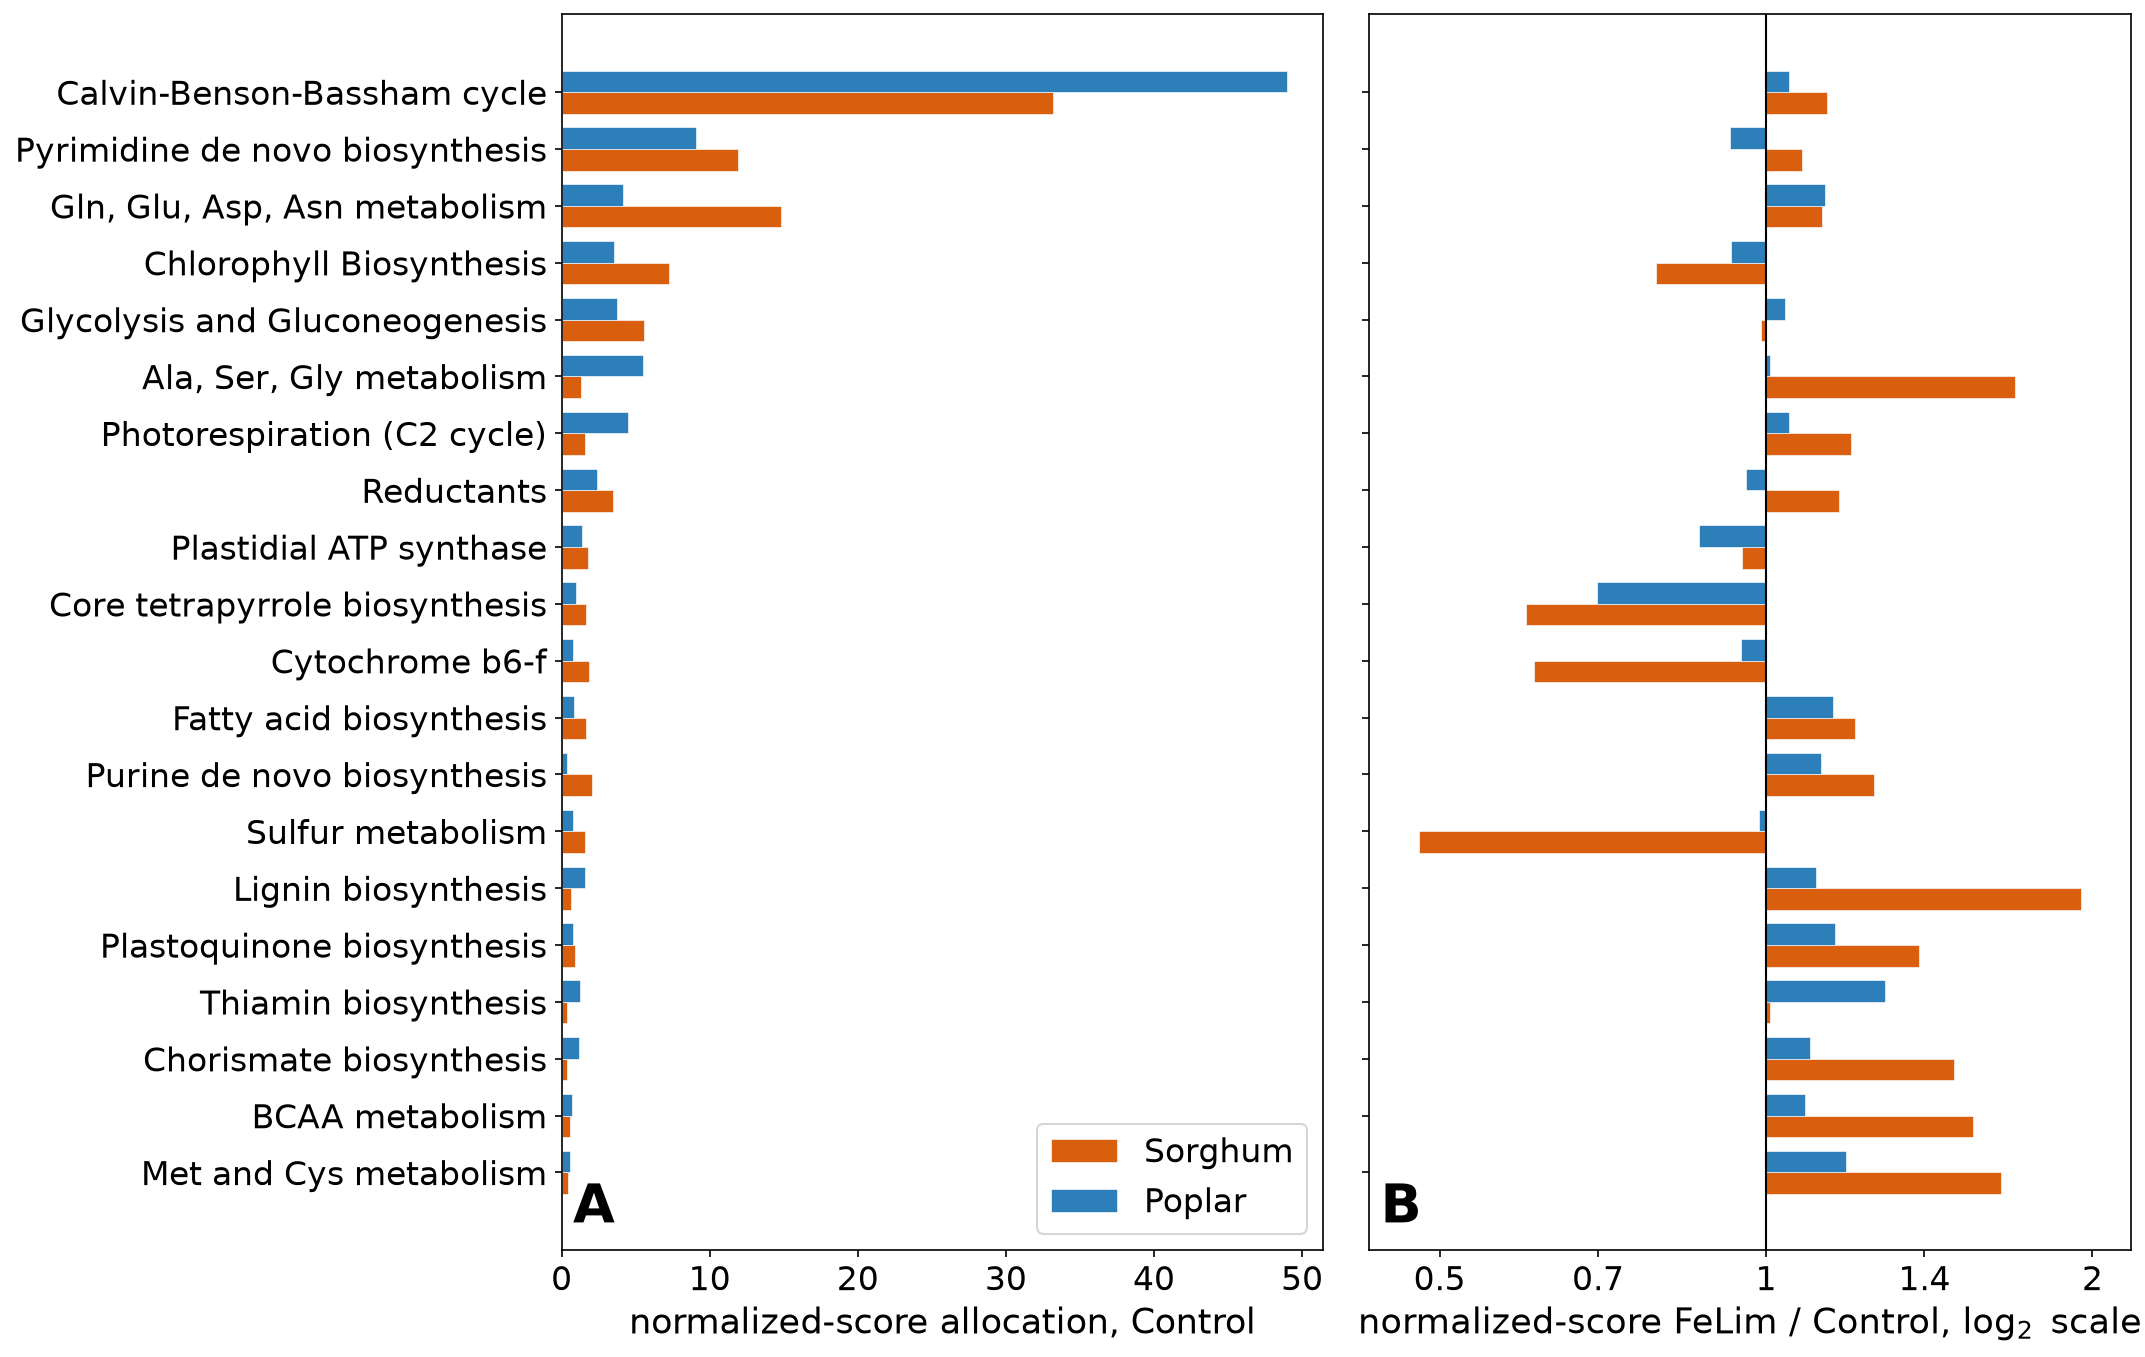

Python code for this plot:
#!/usr/bin/env python3
"""
What pool normalization BUYS (why we normalize, despite the transcript-coupling cost).

(A) Cross-species comparability: the two species' plastid proteome pools differ
    ~1.7x, so RAW reaction scores carry a species-scale offset - Sorghum looks
    systematically busier. Normalization (score / pool) removes it, putting C4
    Sorghum and C3 Poplar on a common 'share of proteome' scale.

(B) Prioritization under contraction: as the pool contracts under FeLim, a reaction
    that merely holds its raw transcript is GAINING share. The normalized
    FeLim/Control ratio (share change) by subsystem reveals what the plant protects
    while it downsizes - biology the raw score cannot show.

Reads the reaction-scoring molar fractions (transcript side only; independent of the
trained flux). Emits figure_normalization_benefit.png/.svg and tables/*.

Run: micromamba run -n bf-runtime python preprint_figures/figure_normalization_benefit.py
"""
import os, sys, collections, json, re, textwrap
sys.path.insert(0, os.path.join(os.path.dirname(os.path.abspath(__file__)), "figures_src"))
import numpy as np, pandas as pd
import matplotlib
matplotlib.use("Agg")
import matplotlib.pyplot as plt
from find_limiting_genes import load_molar
import carbon_flow as cf

SPECIES = ["Sorghum", "Poplar"]
OUT = os.path.join(os.path.dirname(os.path.abspath(__file__)), "tables")
SPC = {"Sorghum": "#d95f0e", "Poplar": "#2c7fb8"}


# Minimum share of the total Control reaction score a subsystem must hold to be
# eligible for panel B's reallocation ranking. Without a floor the ranking is
# dominated by subsystems holding 0.01-0.03% of the pool (proline metabolism,
# CDP-diacylglycerol biosynthesis), whose FeLim/Control ratios are noise.
# CLAUDE 2026-08-15: 0.5 -> 0.45. Methionine_and_cysteine_metabolism holds
# 0.499% of the pool, so a 0.5 cut excluded it by one thousandth of a point --
# even though it ranks 9th by the reallocation magnitude panel B actually plots
# (Sulfur_metabolism, which is shown, ranks 14th), and the Results contrast the
# two directly (sulfur 0.48 down, Met/Cys 1.65 up). Effect of the change is
# contained: it adds that one row and displaces Chlorophyll_Biosynthesis from
# topB, which still appears via topA. 19 rows -> 20.
MIN_SHARE_PCT = 0.45

_AA3 = {
    "alanine": "Ala", "arginine": "Arg", "asparagine": "Asn", "aspartate": "Asp",
    "cysteine": "Cys", "glutamate": "Glu", "glutamine": "Gln", "glycine": "Gly",
    "histidine": "His", "isoleucine": "Ile", "leucine": "Leu", "lysine": "Lys",
    "methionine": "Met", "phenylalanine": "Phe", "proline": "Pro", "serine": "Ser",
    "threonine": "Thr", "tryptophan": "Trp", "tyrosine": "Tyr", "valine": "Val",
}
# \b keeps 'Homomethionine' and 'Beta alanine' from being mangled into
# 'HomoMet' / 'Beta Ala' -- only free-standing amino acid names are replaced.
_AA_RE = re.compile(r"\b(" + "|".join(sorted(_AA3, key=len, reverse=True)) + r")\b", re.I)


def abstract_enzyme_map():
    """subsystem -> abstract_enzyme name, for subsystems that are a single enzyme.

    PlantSEED tags every role with the enzyme complex it belongs to. Where a
    whole subsystem resolves to exactly one such complex, that complex name is a
    cleaner, more precise axis label than the subsystem name: 'F0F1-type ATP
    synthase (plastidial)' becomes 'Plastidial ATP synthase' and 'Cytochrome
    b6-f complex (plastidial)' becomes 'Cytochrome b6-f'. Multi-enzyme
    subsystems (pathways) keep their own name and are absent from this map.
    """
    by_sub = collections.defaultdict(set)
    for r in json.load(open(cf._ROLES)):
        ae = r.get("abstract_enzyme")
        if not ae:
            continue
        for s in r.get("subsystems", []):
            by_sub[s].add(ae)
    return {s: next(iter(a)) for s, a in by_sub.items() if len(a) == 1}


_AEMAP = None

# The y-label column competes with the two panels for width, and at the font
# size needed for a half-page figure the longest names cost ~0.5in apiece.
# These two are the only ones long enough to matter; both abbreviations are
# conventional and are stated in the caption.
_TRIM = {
    "Photorespiration (oxidative C2 cycle)": "Photorespiration (C2 cycle)",
    "Branched-chain amino acid metabolism": "BCAA metabolism",
}


def _short(s, width=38):
    """Readable axis label: single-enzyme name, amino acids abbreviated, wrapped.

    The original version truncated at 30 chars, which severed five of the top
    rows mid-word ("Pyrimidine de novo biosynthesi"). Wrap instead, so every
    name is legible in full, and shorten honestly rather than by cutting:
    single-enzyme subsystems take their abstract_enzyme name, and spelled-out
    amino acids collapse to their three-letter codes.
    """
    global _AEMAP
    if _AEMAP is None:
        _AEMAP = abstract_enzyme_map()
    s = s or "(unassigned)"
    s = _AEMAP.get(s, s)
    s = s.replace("_", " ").replace("(plastidial)", "").strip()
    s = _AA_RE.sub(lambda m: _AA3[m.group(1).lower()], s)
    s = _TRIM.get(s, s)
    return "\n".join(textwrap.wrap(s, width=width)) or s


def primary_subsystem(base, smap):
    """Pick one subsystem label for a base reaction.

    PlantSEED annotates some reactions with several compartment variants of the
    same subsystem, and the map stores them sorted, so a bare subs[0] returns
    whichever sorts first. For rxn08173 (ATP synthase) that is the
    '(mitochondrial)' name even though this is a plastid-scoped model -- which
    put a mitochondrial ATP synthase row in a plastid figure. The model is
    plastidial, so prefer the plastidial variant when the reaction carries one.
    Subsystems with no plastidial sibling (e.g. Quinol oxidases) keep their own
    name.
    """
    subs = smap.get(base, [])
    if not subs:
        return "(unassigned)"
    plastidial = [s for s in subs if "(plastidial)" in s]
    return plastidial[0] if plastidial else subs[0]


def per_base(sp):
    """mean raw + relative score per base reaction, for Control and FeLim."""
    m = load_molar(sp)
    g = (m.groupby(["base_rxn", "treatment"])[["reaction_score", "relative_reaction_score"]]
         .mean().reset_index())
    return g


def subsystem_of(base, smap):
    return primary_subsystem(base, smap)


def main():
    os.makedirs(OUT, exist_ok=True)
    smap = cf.subsystem_map()

    # ---------- (A) cross-species allocation (only meaningful after normalization) ----------
    # Raw scores have no 'fraction of proteome' meaning and sum to different totals per
    # species (pools differ ~1.7x). Converting to proteome SHARE makes the C4-vs-C3
    # pathway allocation directly comparable. Show per-subsystem share (%).
    d = {sp: per_base(sp) for sp in SPECIES}
    ctl = {sp: d[sp][d[sp].treatment == "Control"].set_index("base_rxn") for sp in SPECIES}
    alloc = {}
    for sp in SPECIES:
        c = ctl[sp]
        by = collections.defaultdict(float)
        for b in c.index:
            by[primary_subsystem(b, smap)] += c.loc[b, "relative_reaction_score"]
        tot = sum(by.values()) or 1.0
        alloc[sp] = {k: 100 * v / tot for k, v in by.items()}
    # Build panel-B data (subsystem FeLim/Control ratios) up front, so both panels
    # can share the UNION of the subsystems each would otherwise select on its own.
    rows = []
    for sp in SPECIES:
        g = d[sp].pivot_table(index="base_rxn", columns="treatment",
                              values=["reaction_score", "relative_reaction_score"])
        g = g.dropna()
        for b, r in g.iterrows():
            sub = primary_subsystem(b, smap)
            rows.append(dict(species=sp, base=b, subsystem=sub,
                             raw_c=r[("reaction_score", "Control")], raw_f=r[("reaction_score", "FeLim")],
                             rel_c=r[("relative_reaction_score", "Control")],
                             rel_f=r[("relative_reaction_score", "FeLim")]))
    df = pd.DataFrame(rows)

    # Each panel nominates its own top-12 and BOTH panels show the union, ordered by
    # combined allocation so the rows align across A and B.
    #
    # A nominates by proteome-share allocation (Control) -- what it plots.
    # B must nominate by what IT plots: the magnitude of the FeLim/Control share
    # change. It previously nominated by summed raw score, which is allocation
    # before the per-species pool division -- so it ranked subsystems in the same
    # order as A, the union collapsed to 12, and the strongest reallocators were
    # never shown. Sulfur metabolism is the clearest casualty: rank 6 by
    # reallocation (Sorghum halves its share, 0.50, while Poplar holds at 0.98)
    # but rank 13 by size, so it fell just outside on both of the old criteria.
    topA_cand = sorted(set(alloc["Sorghum"]) | set(alloc["Poplar"]),
                       key=lambda s: -(alloc["Sorghum"].get(s, 0) + alloc["Poplar"].get(s, 0)))[:12]

    sz = df.groupby("subsystem")["raw_c"].sum()
    share_pct = 100 * sz / sz.sum()
    ratio = (df.groupby(["subsystem", "species"])[["rel_c", "rel_f"]].sum()
               .assign(r=lambda x: x.rel_f / x.rel_c)["r"].unstack("species"))
    # largest share change in either species, among subsystems big enough to trust
    maxdev = (ratio - 1.0).abs().max(axis=1, skipna=True)
    eligible = maxdev[share_pct.reindex(maxdev.index).fillna(0) >= MIN_SHARE_PCT]
    topB_cand = eligible.sort_values(ascending=False).head(12).index.tolist()

    subsystems = sorted(set(topA_cand) | set(topB_cand),
                        key=lambda s: -(alloc["Sorghum"].get(s, 0) + alloc["Poplar"].get(s, 0)))
    print(f"[rows] {len(subsystems)} = {len(topA_cand)} allocation "
          f"+ {len(topB_cand)} reallocation, union")
    for s in subsystems:
        tag = ("A" if s in topA_cand else " ") + ("B" if s in topB_cand else " ")
        print(f"   [{tag}] {s}")
    shared = sorted(set(ctl["Sorghum"].index) & set(ctl["Poplar"].index))

    # Font sizing is set by how far the canvas is scaled down on the page. The
    # manuscript renders this at \linewidth = 469pt = 6.5in, so a label drawn at
    # FS points lands at FS * 6.5/FIG_W on paper. At the old 12in width an 11pt
    # label arrived at ~6pt, which is unreadable.
    FIG_W = 13.5
    FS = 18                       # y labels: ~8.7pt on the page
    FS_TICK, FS_AX, FS_LEG = 16, 17, 16

    # Panels sit side by side, not stacked: the 19 rows are drawn once instead of
    # twice, which is what lets the figure fit a half page. Stacked, the same rows
    # at this font size run past a full page.
    fig = plt.figure(figsize=(FIG_W, 1.5 + 0.46 * len(subsystems)))
    gs = fig.add_gridspec(1, 2, wspace=0.06)

    # ---------- (A) cross-species allocation ----------
    axA = fig.add_subplot(gs[0, 0])
    yA = np.arange(len(subsystems)); hA = 0.38
    for i, sp in enumerate(SPECIES):
        axA.barh(yA + (0.5 - i) * hA, [alloc[sp].get(s, 0) for s in subsystems], hA,
                 color=SPC[sp], edgecolor="white", lw=0.3, label=sp)
    axA.set_yticks(yA); axA.set_yticklabels([_short(s) for s in subsystems], fontsize=FS)
    axA.invert_yaxis()
    axA.set_xlabel("normalized-score allocation, Control", fontsize=FS_AX)
    # Bottom-left in both panels: the top-right of A is occupied by the Calvin bar and
    # the bottom rows hold almost none of the pool, so the corner is empty in A; in B
    # the bottom rows all gain share, so their bars run right of the x=1 line.
    axA.text(0.015, 0.012, "A", transform=axA.transAxes, ha="left", va="bottom",
             fontsize=FS + 8, fontweight="bold")
    axA.legend(fontsize=FS_LEG, loc="lower right"); axA.tick_params(labelsize=FS_TICK)

    # ---------- (B) prioritization under contraction ----------
    # per-subsystem FeLim/Control ratio of NORMALIZED score (share change), score-weighted
    top = subsystems
    # sharey keeps the two panels locked to the same rows; invert_yaxis on axA
    # therefore flips both, and must not be repeated here.
    ax = fig.add_subplot(gs[0, 1], sharey=axA)
    y = np.arange(len(top)); h = 0.38
    for i, sp in enumerate(SPECIES):
        share = []
        for s in top:
            sub = df[(df.species == sp) & (df.subsystem == s)]
            # score-weighted share change = sum(rel_f)/sum(rel_c)
            share.append(sub["rel_f"].sum() / sub["rel_c"].sum() if sub["rel_c"].sum() > 0 else np.nan)
        # Bars are drawn in log2 of the ratio, so that a halving and a doubling
        # draw the same length in opposite directions. On a linear ratio axis a
        # 2x loss can only reach 0.5 while a 2x gain reaches 2.0, which visually
        # understates every deprioritized subsystem -- including the sulfur bar
        # the text now leans on. Tick labels are relabeled back to ratios below.
        ax.barh(y + (0.5 - i) * h, np.log2(np.array(share, dtype=float)), h,
                color=SPC[sp], edgecolor="white", lw=0.3, label=sp)
    ax.axvline(0.0, color="k", lw=1)
    # Round ratios rather than exact reciprocal pairs: 0.7/1.4 are only approximate
    # reciprocals (1/0.7 = 1.43), but they read far more cleanly than 0.625/1.6 and
    # the bar lengths, not the ticks, carry the symmetry.
    rt = [0.5, 0.7, 1.0, 1.4, 2.0]
    ax.set_xticks(np.log2(rt))
    ax.set_xticklabels([f"{v:g}" for v in rt])
    # Autoscale puts the extreme bar (Sorghum sulfur, 0.50) flush against the frame,
    # where its end is indistinguishable from a clipped bar. Pad both sides explicitly.
    lo, hi = ax.get_xlim()
    ax.set_xlim(lo - 0.05, hi + 0.05)
    plt.setp(ax.get_yticklabels(), visible=False)   # rows are labelled once, on A
    # One line only; the parenthetical gloss (share change, >1 gain / <1 loss) lives
    # in the caption, where there is room for the full wording.
    ax.set_xlabel("normalized-score FeLim / Control, $\\log_2$ scale", fontsize=FS_AX)
    ax.text(0.015, 0.012, "B", transform=ax.transAxes, ha="left", va="bottom",
            fontsize=FS + 8, fontweight="bold")
    ax.tick_params(labelsize=FS_TICK)

    fig.tight_layout(rect=[0, 0, 1, 1])
    out = os.path.join(os.path.dirname(os.path.abspath(__file__)), "fig_norm_benefit.png")
    fig.savefig(out, dpi=150, bbox_inches="tight"); fig.savefig(out.replace(".png", ".svg"), bbox_inches="tight")
    plt.close(fig)
    # table
    df.round(4).to_csv(os.path.join(OUT, "normalization_prioritization.tsv"), sep="\t", index=False)
    print(f"[OK] {out}")
    print(f"cross-species median Sb/Pt: raw = {np.median([ctl['Sorghum'].loc[b,'reaction_score']/ctl['Poplar'].loc[b,'reaction_score'] for b in shared if ctl['Poplar'].loc[b,'reaction_score']>0 and ctl['Sorghum'].loc[b,'reaction_score']>0]):.2f}"
          f" ; normalized = {np.median([ctl['Sorghum'].loc[b,'relative_reaction_score']/ctl['Poplar'].loc[b,'relative_reaction_score'] for b in shared if ctl['Poplar'].loc[b,'relative_reaction_score']>0 and ctl['Sorghum'].loc[b,'relative_reaction_score']>0]):.2f}")


if __name__ == "__main__":
    main()
